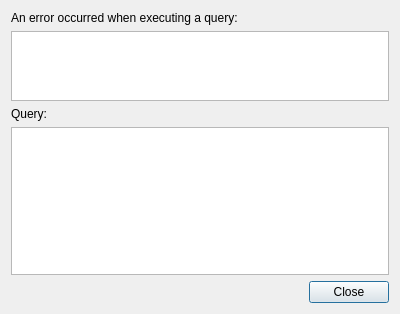
<?xml version="1.0" encoding="UTF-8"?>
<ui version="4.0">
 <class>DbManagerDlgDbError</class>
 <widget class="QDialog" name="DbManagerDlgDbError">
  <property name="geometry">
   <rect>
    <x>0</x>
    <y>0</y>
    <width>400</width>
    <height>314</height>
   </rect>
  </property>
  <property name="windowTitle">
   <string>Database Error</string>
  </property>
  <layout class="QVBoxLayout" name="verticalLayout_2">
   <item>
    <widget class="QStackedWidget" name="stackedWidget">
     <property name="currentIndex">
      <number>1</number>
     </property>
     <widget class="QWidget" name="page_2">
      <layout class="QVBoxLayout" name="verticalLayout_3">
       <property name="margin">
        <number>0</number>
       </property>
       <item>
        <widget class="QLabel" name="label_3">
         <property name="text">
          <string>An error occurred:</string>
         </property>
        </widget>
       </item>
       <item>
        <widget class="QTextBrowser" name="txtErrorMsg">
         <property name="sizePolicy">
          <sizepolicy hsizetype="Expanding" vsizetype="Expanding">
           <horstretch>0</horstretch>
           <verstretch>1</verstretch>
          </sizepolicy>
         </property>
        </widget>
       </item>
      </layout>
     </widget>
     <widget class="QWidget" name="page">
      <layout class="QVBoxLayout" name="verticalLayout">
       <property name="margin">
        <number>0</number>
       </property>
       <item>
        <widget class="QLabel" name="label">
         <property name="text">
          <string>An error occurred when executing a query:</string>
         </property>
        </widget>
       </item>
       <item>
        <widget class="QTextBrowser" name="txtQueryErrorMsg">
         <property name="sizePolicy">
          <sizepolicy hsizetype="Expanding" vsizetype="Expanding">
           <horstretch>0</horstretch>
           <verstretch>1</verstretch>
          </sizepolicy>
         </property>
        </widget>
       </item>
       <item>
        <widget class="QLabel" name="label_2">
         <property name="text">
          <string>Query:</string>
         </property>
        </widget>
       </item>
       <item>
        <widget class="QTextBrowser" name="txtQuery">
         <property name="sizePolicy">
          <sizepolicy hsizetype="Expanding" vsizetype="Expanding">
           <horstretch>0</horstretch>
           <verstretch>3</verstretch>
          </sizepolicy>
         </property>
        </widget>
       </item>
      </layout>
     </widget>
    </widget>
   </item>
   <item>
    <widget class="QDialogButtonBox" name="buttonBox">
     <property name="orientation">
      <enum>Qt::Horizontal</enum>
     </property>
     <property name="standardButtons">
      <set>QDialogButtonBox::Close</set>
     </property>
    </widget>
   </item>
  </layout>
 </widget>
 <resources/>
 <connections>
  <connection>
   <sender>buttonBox</sender>
   <signal>accepted()</signal>
   <receiver>DbManagerDlgDbError</receiver>
   <slot>accept()</slot>
   <hints>
    <hint type="sourcelabel">
     <x>248</x>
     <y>254</y>
    </hint>
    <hint type="destinationlabel">
     <x>157</x>
     <y>274</y>
    </hint>
   </hints>
  </connection>
  <connection>
   <sender>buttonBox</sender>
   <signal>rejected()</signal>
   <receiver>DbManagerDlgDbError</receiver>
   <slot>reject()</slot>
   <hints>
    <hint type="sourcelabel">
     <x>316</x>
     <y>260</y>
    </hint>
    <hint type="destinationlabel">
     <x>286</x>
     <y>274</y>
    </hint>
   </hints>
  </connection>
 </connections>
</ui>
